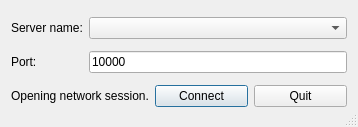
<?xml version="1.0" encoding="UTF-8"?>
<ui version="4.0">
 <class>DialogConnect</class>
 <widget class="QDialog" name="DialogConnect">
  <property name="geometry">
   <rect>
    <x>0</x>
    <y>0</y>
    <width>358</width>
    <height>127</height>
   </rect>
  </property>
  <property name="windowTitle">
   <string>Dialog</string>
  </property>
  <property name="sizeGripEnabled">
   <bool>true</bool>
  </property>
  <layout class="QGridLayout" name="gridLayout">
   <item row="0" column="0">
    <widget class="QLabel" name="ip_label">
     <property name="text">
      <string>Server name:</string>
     </property>
    </widget>
   </item>
   <item row="1" column="1">
    <widget class="QLineEdit" name="port_LineEdit">
     <property name="text">
      <string>10000</string>
     </property>
    </widget>
   </item>
   <item row="1" column="0">
    <widget class="QLabel" name="potr_label">
     <property name="text">
      <string>Port:</string>
     </property>
    </widget>
   </item>
   <item row="0" column="1">
    <widget class="QComboBox" name="comboBox"/>
   </item>
   <item row="5" column="0" colspan="2">
    <layout class="QHBoxLayout" name="horizontalLayout">
     <item>
      <widget class="QLabel" name="label_3">
       <property name="text">
        <string>Opening network session.</string>
       </property>
      </widget>
     </item>
     <item>
      <widget class="QPushButton" name="connectButton">
       <property name="text">
        <string>Connect</string>
       </property>
       <property name="default">
        <bool>true</bool>
       </property>
       <property name="flat">
        <bool>false</bool>
       </property>
      </widget>
     </item>
     <item>
      <widget class="QPushButton" name="quitButton">
       <property name="text">
        <string>Quit</string>
       </property>
      </widget>
     </item>
    </layout>
   </item>
  </layout>
 </widget>
 <resources/>
 <connections/>
</ui>
